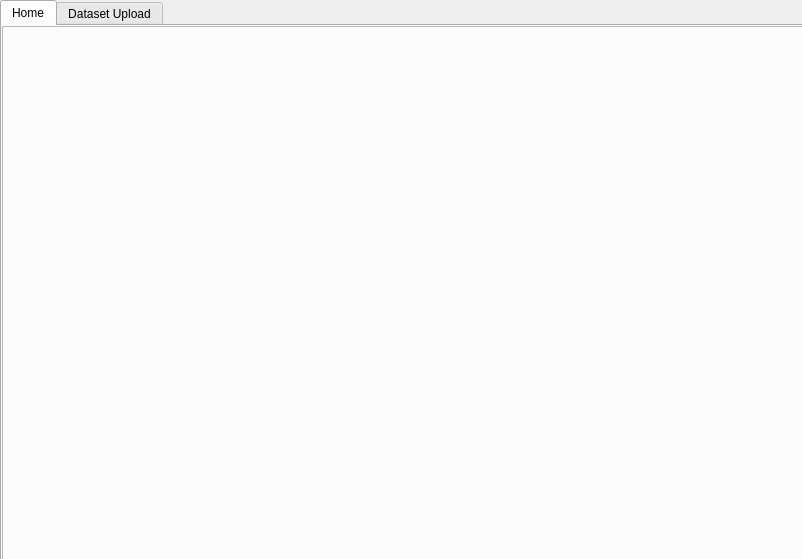
<?xml version="1.0" encoding="UTF-8"?>
<ui version="4.0">
 <class>Dialog</class>
 <widget class="QDialog" name="Dialog">
  <property name="geometry">
   <rect>
    <x>0</x>
    <y>0</y>
    <width>802</width>
    <height>559</height>
   </rect>
  </property>
  <property name="windowTitle">
   <string>Dialog</string>
  </property>
  <widget class="QTabWidget" name="tabWidget">
   <property name="geometry">
    <rect>
     <x>0</x>
     <y>0</y>
     <width>811</width>
     <height>561</height>
    </rect>
   </property>
   <property name="currentIndex">
    <number>0</number>
   </property>
   <widget class="QWidget" name="tab">
    <attribute name="title">
     <string>Home</string>
    </attribute>
    <widget class="QFrame" name="frame">
     <property name="geometry">
      <rect>
       <x>0</x>
       <y>0</y>
       <width>941</width>
       <height>541</height>
      </rect>
     </property>
     <property name="styleSheet">
      <string notr="true">background-image: url(:/newPrefix/C:/Users/sajid/Desktop/calorie2.jpg);</string>
     </property>
     <property name="frameShape">
      <enum>QFrame::StyledPanel</enum>
     </property>
     <property name="frameShadow">
      <enum>QFrame::Raised</enum>
     </property>
    </widget>
   </widget>
   <widget class="QWidget" name="tab_2">
    <attribute name="title">
     <string>Dataset Upload</string>
    </attribute>
    <widget class="QFrame" name="frame_2">
     <property name="geometry">
      <rect>
       <x>0</x>
       <y>0</y>
       <width>941</width>
       <height>541</height>
      </rect>
     </property>
     <property name="styleSheet">
      <string notr="true">background-image: url(:/newPrefix/C:/Users/sajid/Desktop/calorie2.jpg);</string>
     </property>
     <property name="frameShape">
      <enum>QFrame::StyledPanel</enum>
     </property>
     <property name="frameShadow">
      <enum>QFrame::Raised</enum>
     </property>
     <widget class="QFrame" name="frame_3">
      <property name="geometry">
       <rect>
        <x>230</x>
        <y>220</y>
        <width>380</width>
        <height>280</height>
       </rect>
      </property>
      <property name="styleSheet">
       <string notr="true">background-image: url(:/newPrefix/C:/Users/sajid/Desktop/wbg.png);</string>
      </property>
      <property name="frameShape">
       <enum>QFrame::StyledPanel</enum>
      </property>
      <property name="frameShadow">
       <enum>QFrame::Raised</enum>
      </property>
      <widget class="QLabel" name="label">
       <property name="geometry">
        <rect>
         <x>30</x>
         <y>0</y>
         <width>321</width>
         <height>50</height>
        </rect>
       </property>
       <property name="styleSheet">
        <string notr="true">font: 20pt &quot;Rage Italic&quot;;</string>
       </property>
       <property name="text">
        <string>&lt;html&gt;&lt;head/&gt;&lt;body&gt;&lt;p align=&quot;center&quot;&gt;Image Upload&lt;/p&gt;&lt;/body&gt;&lt;/html&gt;</string>
       </property>
      </widget>
      <widget class="QLineEdit" name="image">
       <property name="geometry">
        <rect>
         <x>10</x>
         <y>60</y>
         <width>310</width>
         <height>30</height>
        </rect>
       </property>
       <property name="font">
        <font>
         <family>Bahnschrift Light SemiCondensed</family>
         <pointsize>12</pointsize>
         <weight>50</weight>
         <bold>false</bold>
        </font>
       </property>
       <property name="toolTip">
        <string>Food Image Upload</string>
       </property>
       <property name="styleSheet">
        <string notr="true"/>
       </property>
       <property name="text">
        <string/>
       </property>
       <property name="placeholderText">
        <string>Dataset Upload</string>
       </property>
      </widget>
      <widget class="QPushButton" name="detection">
       <property name="geometry">
        <rect>
         <x>270</x>
         <y>100</y>
         <width>90</width>
         <height>30</height>
        </rect>
       </property>
       <property name="font">
        <font>
         <family>MS Shell Dlg 2</family>
         <pointsize>12</pointsize>
         <weight>50</weight>
         <italic>false</italic>
         <bold>false</bold>
        </font>
       </property>
       <property name="styleSheet">
        <string notr="true">font: 12pt &quot;MS Shell Dlg 2&quot;;
background-color: rgb(255, 208, 131);</string>
       </property>
       <property name="text">
        <string>Detection</string>
       </property>
      </widget>
      <widget class="QPushButton" name="browse">
       <property name="geometry">
        <rect>
         <x>330</x>
         <y>60</y>
         <width>40</width>
         <height>30</height>
        </rect>
       </property>
       <property name="font">
        <font>
         <family>MS Shell Dlg 2</family>
         <pointsize>12</pointsize>
         <weight>50</weight>
         <italic>false</italic>
         <bold>false</bold>
        </font>
       </property>
       <property name="styleSheet">
        <string notr="true">font: 12pt &quot;MS Shell Dlg 2&quot;;
background-color: rgb(255, 208, 131);</string>
       </property>
       <property name="text">
        <string>----</string>
       </property>
      </widget>
      <widget class="QLabel" name="label_2">
       <property name="geometry">
        <rect>
         <x>10</x>
         <y>170</y>
         <width>141</width>
         <height>51</height>
        </rect>
       </property>
       <property name="styleSheet">
        <string notr="true">
font: 75 14pt &quot;Microsoft YaHei UI Light&quot;;

color: rgb(36, 36, 36);</string>
       </property>
       <property name="text">
        <string>&lt;html&gt;&lt;head/&gt;&lt;body&gt;&lt;p&gt;&lt;span style=&quot; font-weight:600;&quot;&gt;Food Result:&lt;/span&gt;&lt;/p&gt;&lt;/body&gt;&lt;/html&gt;</string>
       </property>
      </widget>
      <widget class="QLabel" name="label_3">
       <property name="geometry">
        <rect>
         <x>10</x>
         <y>230</y>
         <width>140</width>
         <height>51</height>
        </rect>
       </property>
       <property name="styleSheet">
        <string notr="true">
font: 75 14pt &quot;Microsoft YaHei UI Light&quot;;

color: rgb(36, 36, 36);</string>
       </property>
       <property name="text">
        <string>&lt;html&gt;&lt;head/&gt;&lt;body&gt;&lt;p&gt;&lt;span style=&quot; font-weight:600;&quot;&gt;Calories:&lt;/span&gt;&lt;/p&gt;&lt;/body&gt;&lt;/html&gt;</string>
       </property>
      </widget>
      <widget class="QSpinBox" name="spinBox">
       <property name="geometry">
        <rect>
         <x>200</x>
         <y>100</y>
         <width>60</width>
         <height>30</height>
        </rect>
       </property>
      </widget>
      <widget class="QLabel" name="label_4">
       <property name="geometry">
        <rect>
         <x>10</x>
         <y>90</y>
         <width>180</width>
         <height>51</height>
        </rect>
       </property>
       <property name="styleSheet">
        <string notr="true">
font: 75 12pt &quot;Microsoft YaHei UI Light&quot;;

color: rgb(36, 36, 36);</string>
       </property>
       <property name="text">
        <string>&lt;html&gt;&lt;head/&gt;&lt;body&gt;&lt;p&gt;&lt;span style=&quot; font-weight:600;&quot;&gt;Enter No. of Grams:&lt;/span&gt;&lt;/p&gt;&lt;/body&gt;&lt;/html&gt;</string>
       </property>
      </widget>
      <widget class="QLabel" name="foodname">
       <property name="geometry">
        <rect>
         <x>160</x>
         <y>180</y>
         <width>240</width>
         <height>30</height>
        </rect>
       </property>
       <property name="styleSheet">
        <string notr="true">
font: 75 14pt &quot;Microsoft YaHei UI Light&quot;;

color: rgb(36, 36, 36);</string>
       </property>
       <property name="text">
        <string>&lt;html&gt;&lt;head/&gt;&lt;body&gt;&lt;p&gt;&lt;span style=&quot; font-weight:600;&quot;&gt;Non&lt;/span&gt;&lt;/p&gt;&lt;/body&gt;&lt;/html&gt;</string>
       </property>
      </widget>
      <widget class="QLabel" name="calories">
       <property name="geometry">
        <rect>
         <x>160</x>
         <y>240</y>
         <width>240</width>
         <height>40</height>
        </rect>
       </property>
       <property name="styleSheet">
        <string notr="true">
font: 75 14pt &quot;Microsoft YaHei UI Light&quot;;

color: rgb(36, 36, 36);</string>
       </property>
       <property name="text">
        <string>&lt;html&gt;&lt;head/&gt;&lt;body&gt;&lt;p&gt;&lt;span style=&quot; font-weight:600;&quot;&gt;Non&lt;/span&gt;&lt;/p&gt;&lt;/body&gt;&lt;/html&gt;</string>
       </property>
      </widget>
     </widget>
    </widget>
   </widget>
  </widget>
 </widget>
 <resources>
  <include location="../../img.qrc"/>
 </resources>
 <connections/>
</ui>
